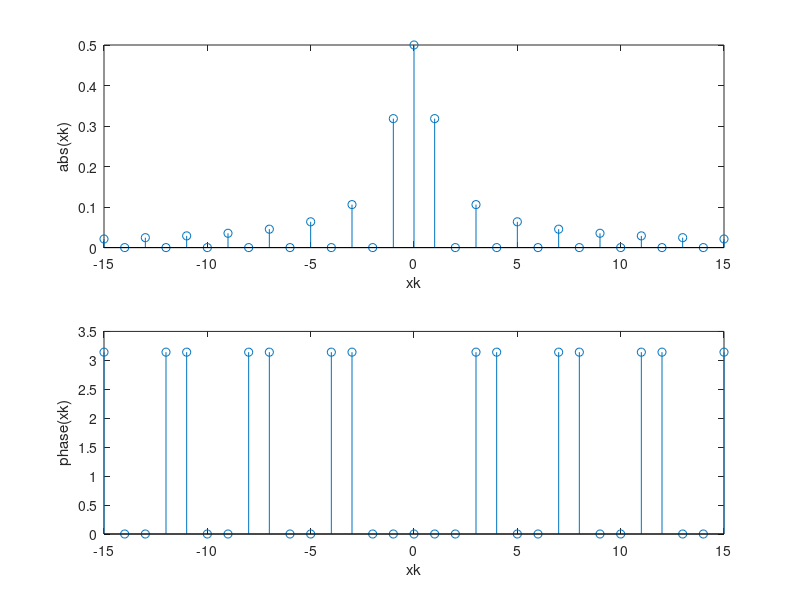
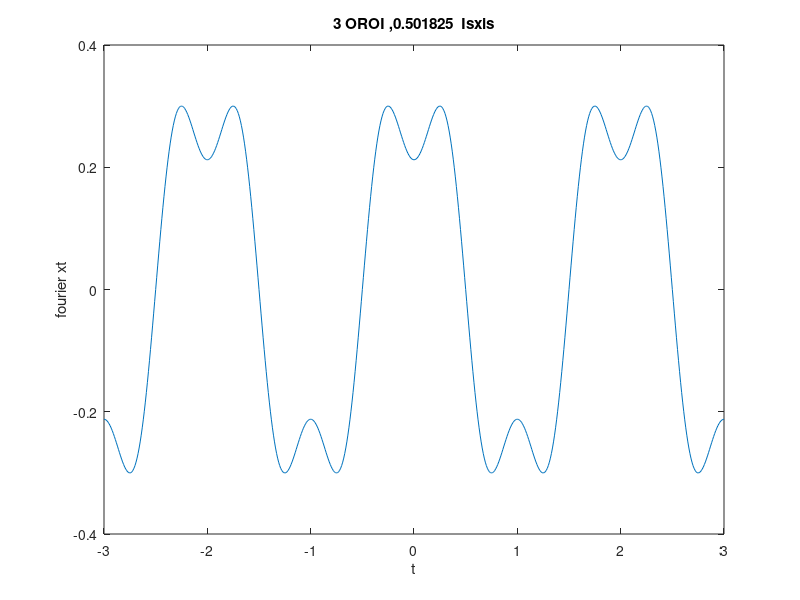
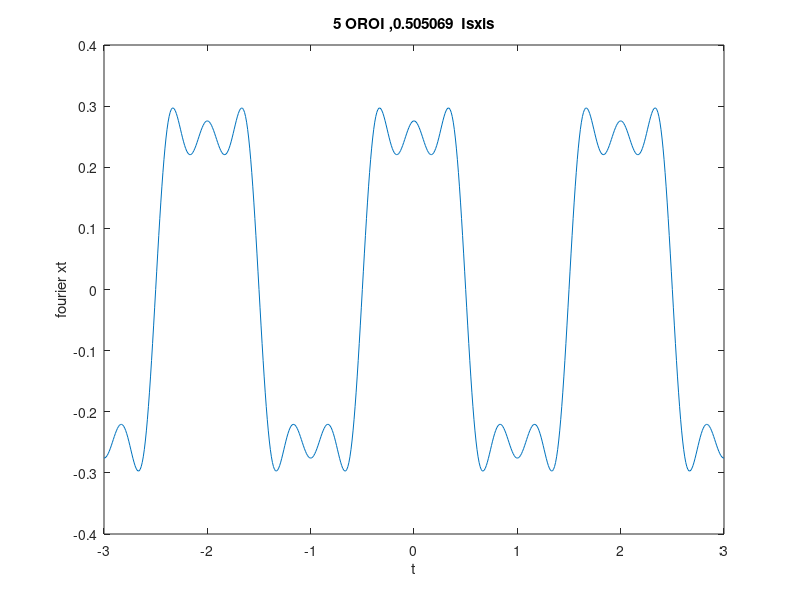
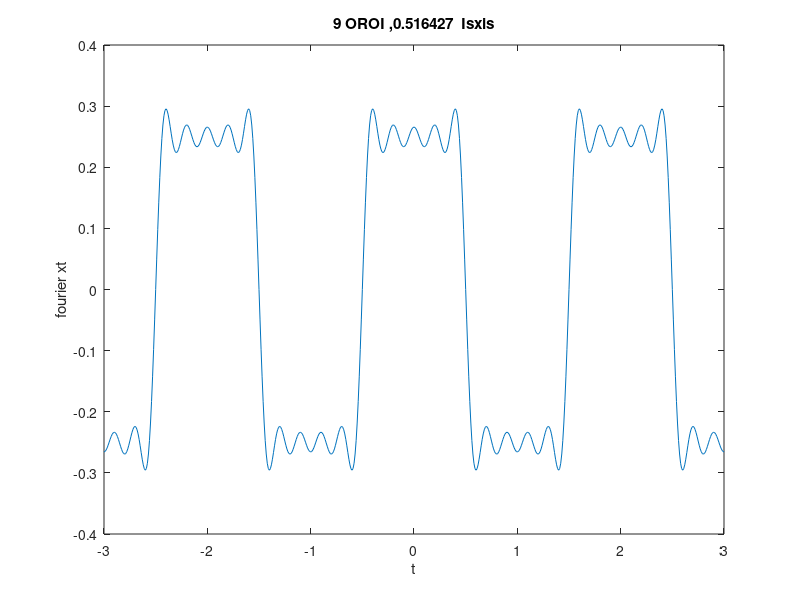

Write MATLAB code to recreate these figures, in order.
figure(1);
k = [-15:1:15];
x0 = 1/2;
xk = (1./(pi*k)).*(sin((pi*k)/2)); %suntelestes fourier
xk(16) = x0;  # 1/2 in the 16th position
h = abs(xk);  #absolut value of xk
subplot(2,1,1,"align"); #put the two plots in one figure
stem(k,h);  #diagram
xlabel("xk");  #labeling
ylabel("abs(xk)"); #labeling
y = angle(xk);  #phase of xk
subplot(2,1,2,"align"); #put the second plot in the figure
stem(k,y);  #diagram
xlabel("xk");  #labeling
ylabel("phase(xk)"); #labeling
saveas(1, "ask1_1.jpg");  #save
t = [-3:0.01:3];
y = 2;
for N = [3,5,9,31,50,500,1000];
  x = zeros(1,length(t));
  p = 0;
  
  for kt = 1:N;  
    xkt = (1/(pi*kt))*(sin((pi*kt)/2)); %suntelestes fourier
    x = x + xkt*e.^(j*pi*kt*t); 
    p = (p + (1/pi*kt).^2)*0.001;
  endfor
  p = p + x0^2;
  p = p*2;
  figure(y);  
  plot(t,x);
  xlabel("t");  #labeling
  ylabel("fourier xt"); #labeling
  title(sprintf("%d OROI ,%d  Isxis" , N ,p));
  saveas(y, sprintf("ask1_%d.jpg" , y));  #save
  y++;
endfor


